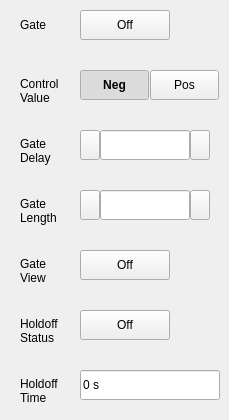
    <widget class="QWidget" name="Extern_Trigger_Source">
     <widget class="QPushButton" name="pb_External_High">
      <property name="geometry">
       <rect>
        <x>150</x>
        <y>70</y>
        <width>69</width>
        <height>30</height>
       </rect>
      </property>
      <property name="focusPolicy">
       <enum>Qt::NoFocus</enum>
      </property>
      <property name="text">
       <string>Pos</string>
      </property>
      <property name="checkable">
       <bool>true</bool>
      </property>
      <property name="checked">
       <bool>false</bool>
      </property>
      <property name="autoExclusive">
       <bool>false</bool>
      </property>
     </widget>
     <widget class="QLabel" name="label_3">
      <property name="geometry">
       <rect>
        <x>20</x>
        <y>70</y>
        <width>61</width>
        <height>41</height>
       </rect>
      </property>
      <property name="text">
       <string>Control
Value</string>
      </property>
     </widget>
     <widget class="QPushButton" name="pb_External_Low">
      <property name="geometry">
       <rect>
        <x>80</x>
        <y>70</y>
        <width>69</width>
        <height>30</height>
       </rect>
      </property>
      <property name="font">
       <font>
        <family>Arial</family>
        <weight>75</weight>
        <italic>false</italic>
        <bold>true</bold>
       </font>
      </property>
      <property name="focusPolicy">
       <enum>Qt::NoFocus</enum>
      </property>
      <property name="text">
       <string>Neg</string>
      </property>
      <property name="checkable">
       <bool>true</bool>
      </property>
      <property name="checked">
       <bool>true</bool>
      </property>
      <property name="autoExclusive">
       <bool>false</bool>
      </property>
     </widget>
     <widget class="QLabel" name="label_10">
      <property name="geometry">
       <rect>
        <x>20</x>
        <y>10</y>
        <width>52</width>
        <height>30</height>
       </rect>
      </property>
      <property name="text">
       <string>Gate</string>
      </property>
     </widget>
     <widget class="QPushButton" name="pb_Extern_Sweep_Switch">
      <property name="geometry">
       <rect>
        <x>80</x>
        <y>10</y>
        <width>90</width>
        <height>30</height>
       </rect>
      </property>
      <property name="focusPolicy">
       <enum>Qt::NoFocus</enum>
      </property>
      <property name="styleSheet">
       <string notr="true">/*******************indoor**********************/
#sa_dialog_doorcontrol[status  =  &quot;indoor&quot;] 
QPushButton
{
	background-color:rgba(0,0,0,0);
	font: 75 13px &quot;Arial&quot;;
	font-weight:bold;
}
#sa_dialog_doorcontrol[status  =  &quot;indoor&quot;] 
QPushButton:checked
{
	padding:7px 44px 6px 25px;
	color:rgba(87, 87, 87, 1);
	border-image: url(:/sa/image/toggle_on.png);
}
#sa_dialog_doorcontrol[status  =  &quot;indoor&quot;] 
QPushButton:!checked
{
	padding:7px 17px 6px 36px;
	color:rgba(123, 123, 123, 1);
	border-image: url(:/sa/image/toggle_off.png);
}

/*******************outdoor**********************/
#sa_dialog_doorcontrol[status  =  &quot;outdoor&quot;] 
QPushButton
{
	background-color:rgba(0,0,0,0);
	font: 75 13px &quot;Arial&quot;;
	font-weight:bold;
}
#sa_dialog_doorcontrol[status  =  &quot;outdoor&quot;] 
QPushButton:checked
{
	padding:7px 44px 6px 25px;
	color:rgba(87, 87, 87, 1);
	border-image: url(:/sa/image/toggle_on.png);
}
#sa_dialog_doorcontrol[status  =  &quot;outdoor&quot;] 
QPushButton:!checked
{
	padding:7px 17px 6px 36px;
	color:rgba(123, 123, 123, 1);
	border-image: url(:/sa/image/toggle_off.png);
}

/*******************night**********************/
#sa_dialog_doorcontrol[status  =  &quot;night&quot;] 
QPushButton
{
	background-color:rgba(0,0,0,0);
	font: 75 13px &quot;Arial&quot;;
	font-weight:bold;
}
#sa_dialog_doorcontrol[status  =  &quot;night&quot;] 
QPushButton:checked
{
	padding:7px 44px 6px 25px;
	color:rgba(87, 87, 87, 1);
	border-image: url(:/sa/image/night/toggle_on.png);
}
#sa_dialog_doorcontrol[status  =  &quot;night&quot;] 
QPushButton:!checked
{
	padding:7px 17px 6px 36px;
	color:rgba(123, 123, 123, 1);
	border-image: url(:/sa/image/night/toggle_off.png);
}</string>
      </property>
      <property name="text">
       <string>Off</string>
      </property>
      <property name="checkable">
       <bool>true</bool>
      </property>
      <property name="checked">
       <bool>false</bool>
      </property>
     </widget>
     <widget class="QLabel" name="label_11">
      <property name="geometry">
       <rect>
        <x>20</x>
        <y>130</y>
        <width>52</width>
        <height>41</height>
       </rect>
      </property>
      <property name="text">
       <string>Gate
Delay</string>
      </property>
     </widget>
     <widget class="QLabel" name="label_12">
      <property name="geometry">
       <rect>
        <x>20</x>
        <y>190</y>
        <width>52</width>
        <height>41</height>
       </rect>
      </property>
      <property name="text">
       <string>Gate
Length</string>
      </property>
     </widget>
     <widget class="SA_LineEdit" name="edit_External_PreventTime">
      <property name="geometry">
       <rect>
        <x>80</x>
        <y>370</y>
        <width>140</width>
        <height>30</height>
       </rect>
      </property>
      <property name="text">
       <string>0 s</string>
      </property>
      <property name="readOnly">
       <bool>true</bool>
      </property>
     </widget>
     <widget class="QLabel" name="label_13">
      <property name="geometry">
       <rect>
        <x>20</x>
        <y>310</y>
        <width>52</width>
        <height>41</height>
       </rect>
      </property>
      <property name="text">
       <string>Holdoff
Status</string>
      </property>
     </widget>
     <widget class="QLabel" name="label_14">
      <property name="geometry">
       <rect>
        <x>20</x>
        <y>370</y>
        <width>52</width>
        <height>41</height>
       </rect>
      </property>
      <property name="text">
       <string>Holdoff
Time</string>
      </property>
     </widget>
     <widget class="QPushButton" name="pb_Extern_PreventStatus">
      <property name="geometry">
       <rect>
        <x>80</x>
        <y>310</y>
        <width>90</width>
        <height>30</height>
       </rect>
      </property>
      <property name="focusPolicy">
       <enum>Qt::NoFocus</enum>
      </property>
      <property name="styleSheet">
       <string notr="true">/*******************indoor**********************/
#sa_dialog_doorcontrol[status  =  &quot;indoor&quot;] 
QPushButton
{
	background-color:rgba(0,0,0,0);
	font: 75 13px &quot;Arial&quot;;
	font-weight:bold;
}
#sa_dialog_doorcontrol[status  =  &quot;indoor&quot;] 
QPushButton:checked
{
	padding:7px 44px 6px 25px;
	color:rgba(87, 87, 87, 1);
	border-image: url(:/sa/image/toggle_on.png);
}
#sa_dialog_doorcontrol[status  =  &quot;indoor&quot;] 
QPushButton:!checked
{
	padding:7px 17px 6px 36px;
	color:rgba(123, 123, 123, 1);
	border-image: url(:/sa/image/toggle_off.png);
}

/*******************outdoor**********************/
#sa_dialog_doorcontrol[status  =  &quot;outdoor&quot;] 
QPushButton
{
	background-color:rgba(0,0,0,0);
	font: 75 13px &quot;Arial&quot;;
	font-weight:bold;
}
#sa_dialog_doorcontrol[status  =  &quot;outdoor&quot;] 
QPushButton:checked
{
	padding:7px 44px 6px 25px;
	color:rgba(87, 87, 87, 1);
	border-image: url(:/sa/image/toggle_on.png);
}
#sa_dialog_doorcontrol[status  =  &quot;outdoor&quot;] 
QPushButton:!checked
{
	padding:7px 17px 6px 36px;
	color:rgba(123, 123, 123, 1);
	border-image: url(:/sa/image/toggle_off.png);
}

/*******************night**********************/
#sa_dialog_doorcontrol[status  =  &quot;night&quot;] 
QPushButton
{
	background-color:rgba(0,0,0,0);
	font: 75 13px &quot;Arial&quot;;
	font-weight:bold;
}
#sa_dialog_doorcontrol[status  =  &quot;night&quot;] 
QPushButton:checked
{
	padding:7px 44px 6px 25px;
	color:rgba(87, 87, 87, 1);
	border-image: url(:/sa/image/night/toggle_on.png);
}
#sa_dialog_doorcontrol[status  =  &quot;night&quot;] 
QPushButton:!checked
{
	padding:7px 17px 6px 36px;
	color:rgba(123, 123, 123, 1);
	border-image: url(:/sa/image/night/toggle_off.png);
}</string>
      </property>
      <property name="text">
       <string>Off</string>
      </property>
      <property name="checkable">
       <bool>true</bool>
      </property>
      <property name="checked">
       <bool>false</bool>
      </property>
     </widget>
     <widget class="QLabel" name="label_22">
      <property name="geometry">
       <rect>
        <x>20</x>
        <y>250</y>
        <width>61</width>
        <height>41</height>
       </rect>
      </property>
      <property name="text">
       <string>Gate 
View</string>
      </property>
     </widget>
     <widget class="QPushButton" name="pb_Extern_GateViewStatus">
      <property name="geometry">
       <rect>
        <x>80</x>
        <y>250</y>
        <width>90</width>
        <height>30</height>
       </rect>
      </property>
      <property name="focusPolicy">
       <enum>Qt::NoFocus</enum>
      </property>
      <property name="styleSheet">
       <string notr="true">/*******************indoor**********************/
#sa_dialog_doorcontrol[status  =  &quot;indoor&quot;] 
QPushButton
{
	background-color:rgba(0,0,0,0);
	font: 75 13px &quot;Arial&quot;;
	font-weight:bold;
}
#sa_dialog_doorcontrol[status  =  &quot;indoor&quot;] 
QPushButton:checked
{
	padding:7px 44px 6px 25px;
	color:rgba(87, 87, 87, 1);
	border-image: url(:/sa/image/toggle_on.png);
}
#sa_dialog_doorcontrol[status  =  &quot;indoor&quot;] 
QPushButton:!checked
{
	padding:7px 17px 6px 36px;
	color:rgba(123, 123, 123, 1);
	border-image: url(:/sa/image/toggle_off.png);
}

/*******************outdoor**********************/
#sa_dialog_doorcontrol[status  =  &quot;outdoor&quot;] 
QPushButton
{
	background-color:rgba(0,0,0,0);
	font: 75 13px &quot;Arial&quot;;
	font-weight:bold;
}
#sa_dialog_doorcontrol[status  =  &quot;outdoor&quot;] 
QPushButton:checked
{
	padding:7px 44px 6px 25px;
	color:rgba(87, 87, 87, 1);
	border-image: url(:/sa/image/toggle_on.png);
}
#sa_dialog_doorcontrol[status  =  &quot;outdoor&quot;] 
QPushButton:!checked
{
	padding:7px 17px 6px 36px;
	color:rgba(123, 123, 123, 1);
	border-image: url(:/sa/image/toggle_off.png);
}

/*******************night**********************/
#sa_dialog_doorcontrol[status  =  &quot;night&quot;] 
QPushButton
{
	background-color:rgba(0,0,0,0);
	font: 75 13px &quot;Arial&quot;;
	font-weight:bold;
}
#sa_dialog_doorcontrol[status  =  &quot;night&quot;] 
QPushButton:checked
{
	padding:7px 44px 6px 25px;
	color:rgba(87, 87, 87, 1);
	border-image: url(:/sa/image/night/toggle_on.png);
}
#sa_dialog_doorcontrol[status  =  &quot;night&quot;] 
QPushButton:!checked
{
	padding:7px 17px 6px 36px;
	color:rgba(123, 123, 123, 1);
	border-image: url(:/sa/image/night/toggle_off.png);
}</string>
      </property>
      <property name="text">
       <string>Off</string>
      </property>
      <property name="checkable">
       <bool>true</bool>
      </property>
      <property name="checked">
       <bool>false</bool>
      </property>
     </widget>
     <widget class="SA_LineEdit" name="edit_External_TriggerDelay">
      <property name="geometry">
       <rect>
        <x>100</x>
        <y>130</y>
        <width>90</width>
        <height>30</height>
       </rect>
      </property>
     </widget>
     <widget class="SA_LineEdit" name="edit_External_DoorWidth">
      <property name="geometry">
       <rect>
        <x>100</x>
        <y>190</y>
        <width>90</width>
        <height>30</height>
       </rect>
      </property>
     </widget>
     <widget class="QPushButton" name="pb_extern_gatedelay_left">
      <property name="geometry">
       <rect>
        <x>80</x>
        <y>130</y>
        <width>20</width>
        <height>30</height>
       </rect>
      </property>
      <property name="text">
       <string/>
      </property>
     </widget>
     <widget class="QPushButton" name="pb_extern_gatedelay_right">
      <property name="geometry">
       <rect>
        <x>190</x>
        <y>130</y>
        <width>20</width>
        <height>30</height>
       </rect>
      </property>
      <property name="text">
       <string/>
      </property>
     </widget>
     <widget class="QPushButton" name="pb_extern_gatelength_right">
      <property name="geometry">
       <rect>
        <x>190</x>
        <y>190</y>
        <width>20</width>
        <height>30</height>
       </rect>
      </property>
      <property name="text">
       <string/>
      </property>
     </widget>
     <widget class="QPushButton" name="pb_extern_gatelength_left">
      <property name="geometry">
       <rect>
        <x>80</x>
        <y>190</y>
        <width>20</width>
        <height>30</height>
       </rect>
      </property>
      <property name="text">
       <string/>
      </property>
     </widget>
    </widget>
